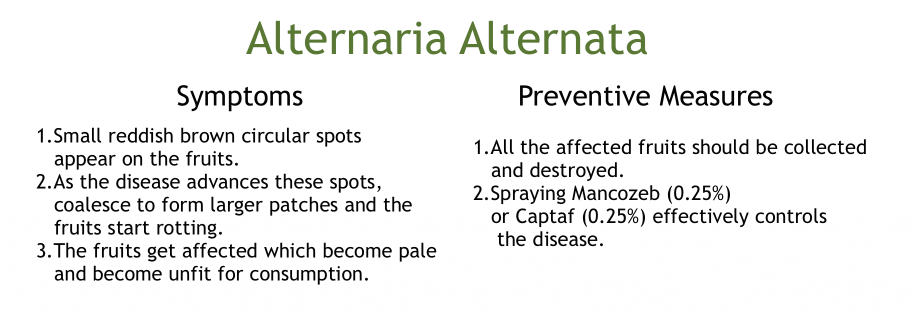
%> input picture Implementation/0.png, 1822 x 634 px (shown at 1/2 size)
$ octave Detect.m   (GNU Octave 9; MATLAB toolbox functions it lacks are replaced by stand-ins)
%> lines starting %> are read from the running program, lines starting %| are printed output that depends on the picture; in (x1, y1, x2, y2) boxes, pixels count from 0 and x2, y2 are one past the last pixel; in counts of white or black regions, pixels touching at a corner belong together; the program's own positions count from 1
### Implementation/rgb2hsi.m
function hsi = rgb2hsi(rgb)

rgb = im2double(rgb);
r = rgb(:, :, 1);
g = rgb(:, :, 2);
b = rgb(:, :, 3);

num = 0.5*((r - g) + (r - b));
den = sqrt((r - g).^2 + (r - b).*(g - b));
theta = acos(num./(den + eps));

H = theta;
H(b > g) = 2*pi - H(b > g);
H = H/(2*pi);

num = min(min(r, g), b);
den = r + g + b;
den(den == 0) = eps;
S = 1 - 3.* num./den;

H(S == 0) = 0;

I = (r + g + b)/3;


hsi = cat(3, H, S, I);

### Implementation/Detect.m

clc
close all
clear all

[filename, pathname] = uigetfile({'*.*';'*.bmp';'*.jpg';'*.gif'}, 'Pick a Leaf Image File');
%> the answer given: 0.png
I = imread([pathname,filename]);
%> I is the input picture: size 634x1822x3 uint8; mean R, G, B 239, 239.4, 238.5
I = imresize(I,[256,256]);
%> I: size 256x256x3 uint8

dispIMG=I;

I = imadjust(I,stretchlim(I));
figure, imshow(I);title('Contrast Enhanced');

Icontrased=I;

I_Otsu = im2bw(I,graythresh(I));
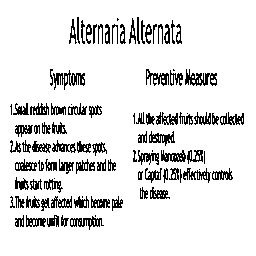
%> I_Otsu: size 256x256 logical; 88.4% white; black in thin lines or dots, all inside (x1, y1, x2, y2) = (10, 17, 244, 230)
I_HIS = rgb2hsi(I);
%> in rgb2hsi, `H(b > g) = 2*pi - H(b > g);`:
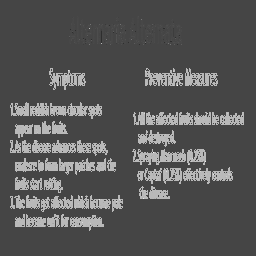
%> H: size 256x256 double; min 3.37e-07, max 5.76, mean 1.95; drawn with min black and max white
%> in rgb2hsi, `den(den == 0) = eps;`:
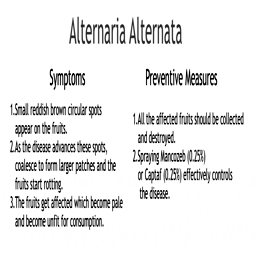
%> den: size 256x256 double; min 2.22e-16, max 3, mean 2.75; drawn with min black and max white
%> in rgb2hsi, `hsi = cat(3, H, S, I);`:
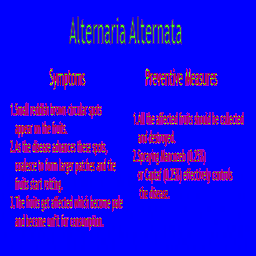
%> hsi: size 256x256x3 double; mean R, G, B 0.104, 0.0214, 0.918

cform = makecform('srgb2lab') ;
lab_he = applycform(I,cform);
%> lab_he: size 256x256x3 uint8; mean of channels 1, 2, 3 235.3, 127.8, 128

ab = double(lab_he(:,:,2:3));
nrows = size(ab,1);
%> nrows = 256
ncols = size(ab,2);
%> ncols = 256
ab = reshape(ab,nrows*ncols,2);
nColors = 3;
[cluster_idx cluster_center] = kmeans(ab,nColors,'distance','sqEuclidean', ...
                                      'Replicates',3);
%> cluster_center = [128 128; 108.1 155.4; 129.3 123.4]

pixel_labels = reshape(cluster_idx,nrows,ncols);
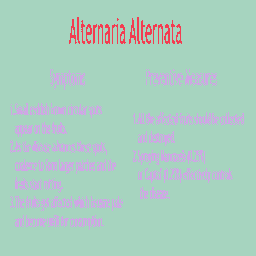
%> pixel_labels: size 256x256 double; 3 distinct labels, from 1 to 3; one colour per label, 0 black

segmented_images = cell(1,3);
rgb_label = repmat(pixel_labels,[1,1,3]);

for k = 1:nColors
    colors = I;
    colors(rgb_label ~= k) = 0;
    segmented_images{k} = colors;
end
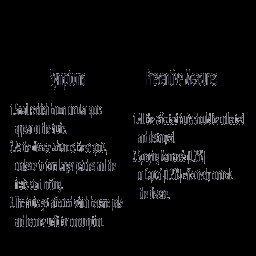
%> colors: size 256x256x3 uint8; mean R, G, B 9.4, 9.4, 10.1
%> after the loop, segmented_images = 3 items


figure, subplot(3,1,1);imshow(segmented_images{1});title('Image 1'); subplot(3,1,2);imshow(segmented_images{2});title('Image 2');
subplot(3,1,3);imshow(segmented_images{3});title('Image 3');
set(gcf, 'Position', get(0,'Screensize'));

x = inputdlg('Enter the image number which best represents the leaf:');
%> the answer given: 3
i = str2double(x);

img1=segmented_images{1};
img2=segmented_images{2};
img3=segmented_images{3};

seg_img = segmented_images{i};
figure,imshow(seg_img);
if ndims(seg_img) == 3
   img = rgb2gray(seg_img);
end

black = im2bw(seg_img,graythresh(seg_img));
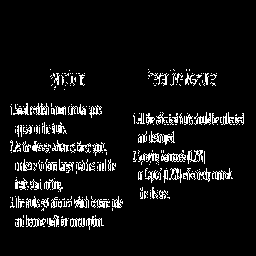
%> black: size 256x256 logical; 7.5% white in thin lines or dots, all inside (x1, y1, x2, y2) = (10, 69, 244, 230)
m = size(seg_img,1);
%> m = 256
n = size(seg_img,2);
%> n = 256
zero_image = zeros(m,n);
cc = bwconncomp(seg_img,6);
%> cc = 384 connected components
diseasedata = regionprops(cc,'basic');
%> diseasedata = 384 regions; largest, Area and Centroid: 442 [172.8 157.5 2], 376 [26 166.8 2], 375 [159.4 194.9 2], 373 [233.5 119.8 2], 366 [92.8 222.7 2]
A1 = diseasedata.Area;
%> A1 = 3
%> (the run ends here)
